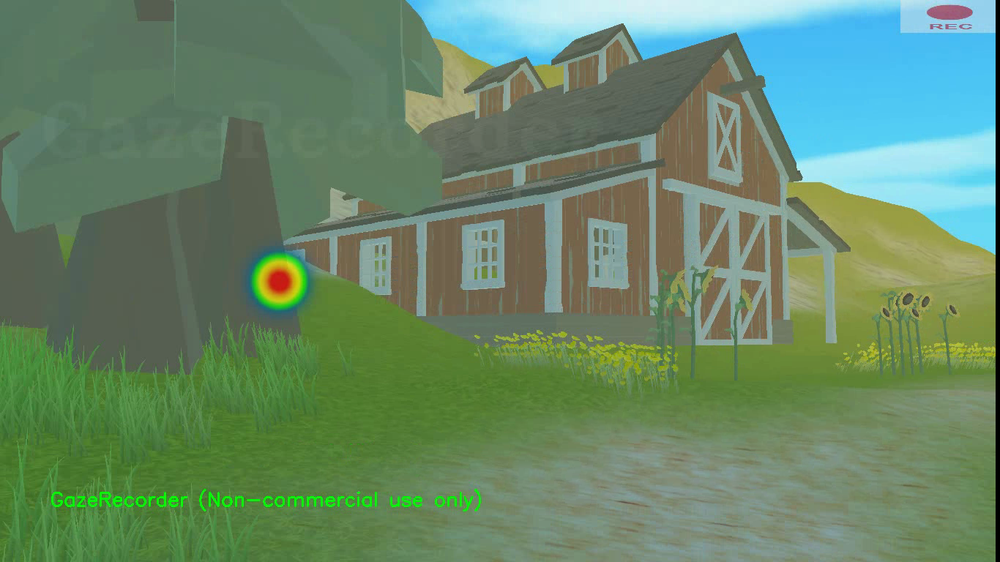
#> input picture data/E2/heatmap/0429.png, 1000 x 562 px, shrunk from 1366 x 768 before the run, given in place of 0429.jpeg, which was not available
$ jupyter execute sal_centers_extractor.ipynb
#> lines starting #> are read from the running program, lines starting #| are printed output that depends on the picture; after the words box and inside, x2 and y2 are one past the last pixel; in counts of white or black regions, pixels touching at a corner belong together; pictures that were not available may be replaced by others from this repository, and a replacement may not be noted
[cell 1]
# load an arbitraty sal frame
import cv2 as cv
import numpy as np

frame = cv.imread('../data/demo/E4/sal/0429.jpeg')
#> frame is the input picture: shape (562, 1000, 3); mean B, G, R 103.8, 135.3, 103.2

[cell 2]
import matplotlib.pyplot as plt

[cell 3]
plt.imshow(frame, cmap='gray')

[cell 4]
def get_contours(frame: np.array) -> list:
    '''
    Returns a list of contours in the frame

    Parameters:
        frame (np.array): binary image to be processed

    Returns:
        list: A list of contours in the frame
    '''
    frame = cv.cvtColor(frame, cv.COLOR_BGR2GRAY)
    _, bi = cv.threshold(frame, 31, 255, 0)
    contours, _ = cv.findContours(bi, cv.RETR_EXTERNAL, cv.CHAIN_APPROX_NONE)
    return contours

def get_contour_center(contour):
    # for each contour get the center
    centers = []
    for c in contour:
        M = cv.moments(c)
        if M["m00"] == 0:
            continue
        cX = int(M["m10"] / M["m00"])
        cY = int(M["m01"] / M["m00"])
        centers.append((cX, cY))
    return centers

[cell 5]
def get_brighter_pixel(frame: np.array) -> tuple:
    '''
    Returns a list with all brighter pixels in the frame

    Parameters:
        frame (np.array): binary image to be processed

    Returns:
        list[tuple]: A list with all brighter pixels in the frame
    '''
    brighter_pixel = np.unravel_index(np.argmax(frame), frame.shape)
    # get all pixels with the same value as the brighter pixel
    values = np.where(frame == frame[brighter_pixel])
    return list(zip(values[0], values[1]))

[cell 6]
points = get_brighter_pixel(cv.cvtColor(frame, cv.COLOR_BGR2GRAY))
#> in get_brighter_pixel, `brighter_pixel = np.unravel_index(np.argmax(frame), frame.shape)`: brighter_pixel = (169, 798)
#> in get_brighter_pixel, `brighter_pixel = np.unravel_index(np.argmax(frame), frame.shape)`:
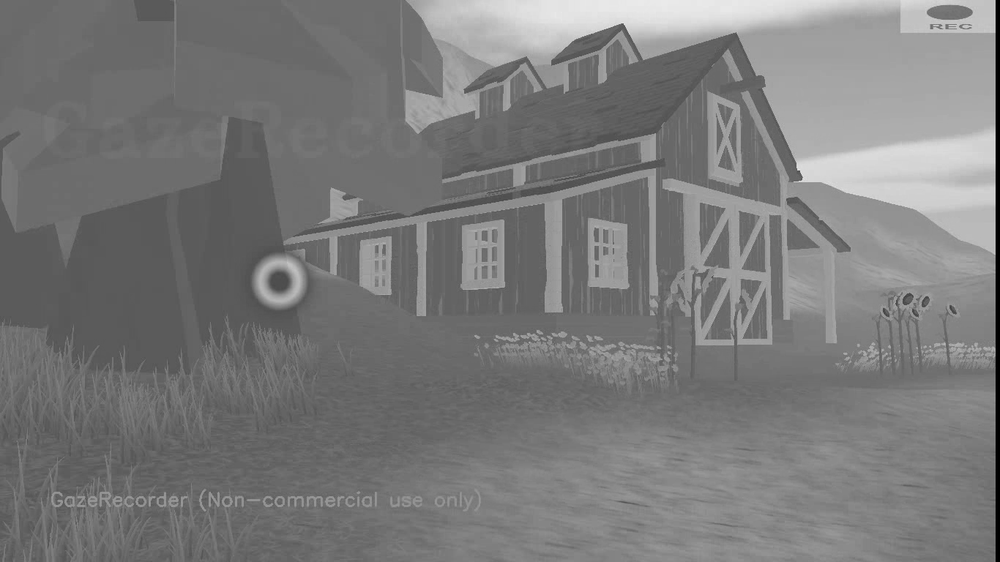
#> frame: shape (562, 1000); min 0, max 236, mean 122.2
#> in get_brighter_pixel, `values = np.where(frame == frame[brighter_pixel])`: values = ([169], [798])
#> points = [(169, 798)]
print(points)
#| [(169, 798)]

[cell 7]
centers = get_contour_center(get_contours(frame))
#> in get_contours, `_, bi = cv.threshold(frame, 31, 255, 0)`:
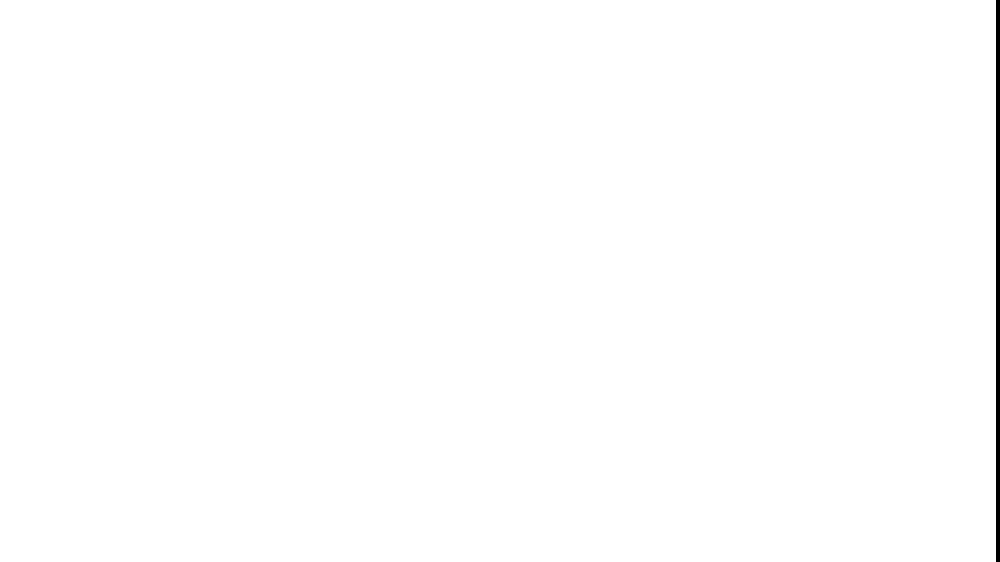
#> bi: shape (562, 1000); 99.6% white; 1 black region
#> in get_contours, `contours, _ = cv.findContours(bi, cv.RETR_EXTERNAL, cv.CHAIN_APPROX_NO..`: contours = 1 contour; box (x1, y1, x2, y2) and area: (0, 0, 996, 562) 558195
#> in get_contour_center, `centers = []`: centers = []
#> the loop in get_contour_center, `for c in contour:` made 1 pass
#> (cX, cY) on pass 1: (497, 280)
#> after the loop in get_contour_center, `for c in contour:`: centers = [(497, 280)]
#> centers = [(497, 280)]

cv.drawContours(frame, get_contours(frame), -1, (255, 0, 255), 2)
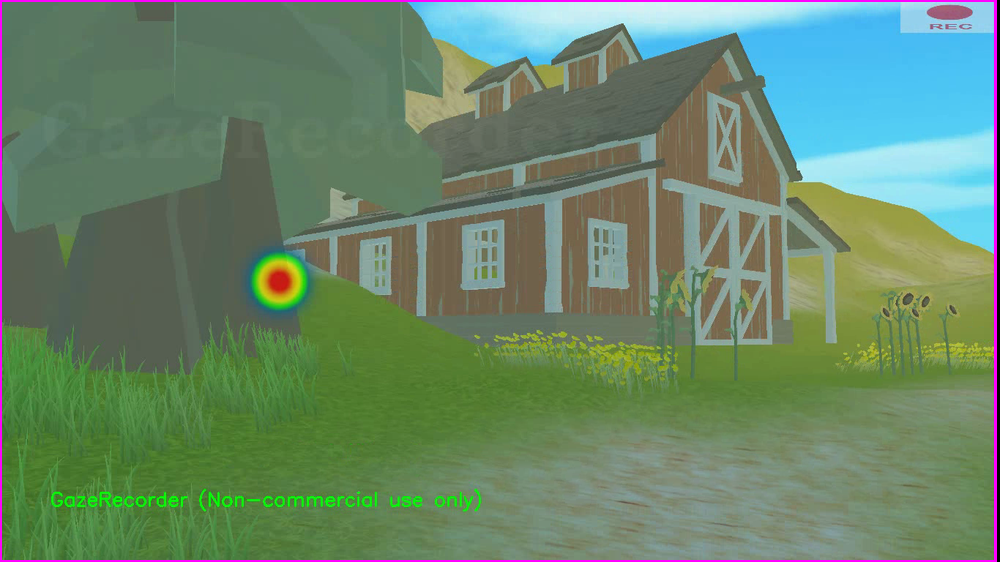
#> frame: shape (562, 1000, 3); mean B, G, R 105.5, 133.7, 105.1
# [6 lines of commented-out code are left out]

[cell 8]
plt.imshow(frame)

[cell 9]
cv.imwrite('points.jpeg', frame)
#> Out = True
